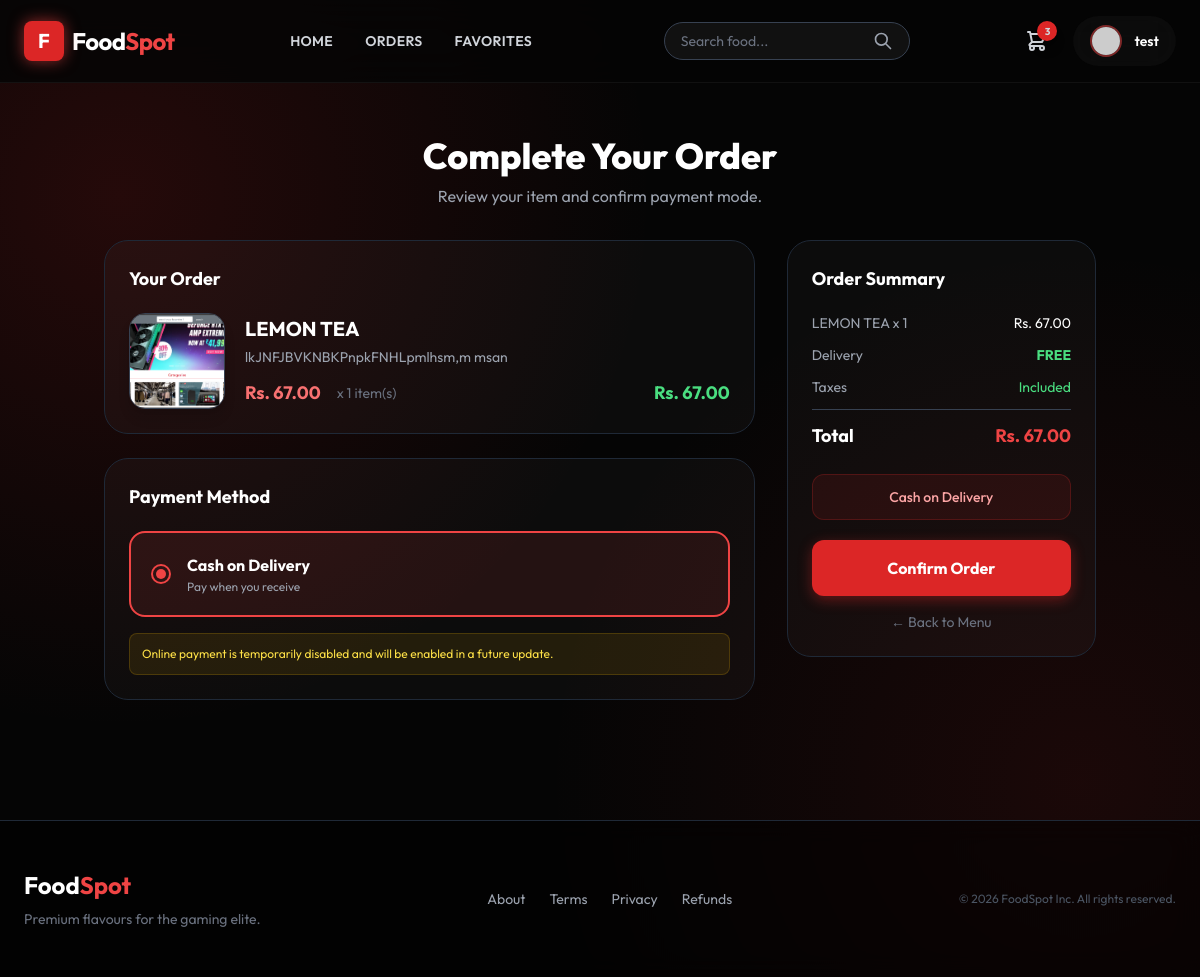
Screenshot of /buy/5/ (signed in) with the database file from the repository.
### menu/models.py (models this page shows, shortened)
class Product(models.Model):
    category = models.ForeignKey(Category, on_delete=models.CASCADE)
    name = models.CharField(max_length=150, null=False, blank=False)
    product_image = models.ImageField(upload_to='images', null=True, blank=True)
    quantity = models.IntegerField(null=False, blank=False, default=0)
    original_price = models.DecimalField(max_digits=10, decimal_places=2, null=False)
    selling_price = models.DecimalField(max_digits=10, decimal_places=2, null=False)
    description = models.TextField(max_length=300, null=False)
    is_veg = models.BooleanField(default=False)

### menu/views.py (the view, shortened to what this page needs)
# urls.py: path("buy/<int:pk>/", BuyNowView.as_view(), name="buy"),
@method_decorator(signin_required, name="dispatch")
@method_decorator(never_cache, name="dispatch")
class BuyNowView(View):
    def get(self, request, pk):
        product = get_object_or_404(Product, id=pk)
        try:
            qty = int(request.GET.get('qty', 1))
            if qty < 1:
                qty = 1
        except ValueError:
            qty = 1
        if product.quantity < qty:
            messages.error(request, f"Only {product.quantity} units available")
            return redirect("product_detail", pk=pk)
        form = UserOrderForm()
        total_price = product.selling_price * qty
        return render(request, "menu/buy.html", {
            "product": product,
            "form": form,
            "qty": qty,
            "total_price": total_price
        })

### menu/forms.py
class UserOrderForm(forms.Form):
    pass

### menu/views.py (called while the page is built)
def signin_required(fn):
    def wrapper(request, *args, **kwargs):
        if not request.user.is_authenticated:
            return redirect("login")
        return fn(request, *args, **kwargs)
    return wrapper

### menu/templates/menu/buy.html (shortened to what this page needs)
{% extends 'menu/base.html' %}
{% block content %}
<div class="max-w-5xl mx-auto py-10 px-4">
    <div class="mb-8 text-center">
        <h2 class="text-4xl font-extrabold text-white mb-2">Complete Your Order</h2>
        <p class="text-gray-400">Review your item and confirm payment mode.</p>
    </div>
    <form method="POST" id="buy-form">
        <div class="grid grid-cols-1 lg:grid-cols-3 gap-8">
            <div class="lg:col-span-2 space-y-6">
                <div class="glass rounded-3xl p-6 border border-gray-800">
                    <h3 class="text-lg font-bold text-white mb-5">Your Order</h3>
                    <div class="flex items-center gap-5">
                        {% if product.product_image %}
                        <img src="{{ product.product_image.url }}" class="w-24 h-24 object-cover rounded-2xl border border-gray-700 shadow-lg flex-shrink-0" alt="{{ product.name }}">
                        {% else %}
                        <div class="w-24 h-24 bg-gray-800 rounded-2xl flex items-center justify-center flex-shrink-0">
                            <span class="text-4xl">Food</span>
                        </div>
                        {% endif %}
                        <div class="flex-1">
                            <h4 class="text-xl font-bold text-white">{{ product.name }}</h4>
                            <p class="text-gray-400 text-sm mt-1">{{ product.description|truncatechars:80 }}</p>
                            <div class="flex items-center gap-4 mt-3">
                                <span class="text-lg text-red-400 font-bold">Rs. {{ product.selling_price }}</span>
                                <span class="text-gray-500 text-sm">x {{ qty }} item(s)</span>
                                <span class="ml-auto text-green-400 font-bold text-lg">Rs. {{ total_price }}</span>
                            </div>
                        </div>
                    </div>
                </div>
                <div class="glass rounded-3xl p-6 border border-gray-800">
                    <h3 class="text-lg font-bold text-white mb-5">Payment Method</h3>
                    <div class="border-2 border-red-500 bg-red-500/10 rounded-2xl p-5 flex items-center gap-4">
                        <div class="w-5 h-5 rounded-full border-2 border-red-500 flex items-center justify-center">
                            <div class="w-2.5 h-2.5 rounded-full bg-red-500"></div>
                        </div>
                        <div>
                            <p class="text-white font-bold">Cash on Delivery</p>
                            <p class="text-gray-400 text-xs mt-0.5">Pay when you receive</p>
                        </div>
                    </div>
                    <div class="mt-4 text-xs text-yellow-300 bg-yellow-500/10 border border-yellow-500/20 rounded-lg p-3">
                        Online payment is temporarily disabled and will be enabled in a future update.
                    </div>
                </div>
            </div>
            <div class="lg:col-span-1">
                <div class="glass p-6 rounded-3xl border border-gray-800 sticky top-24">
                    <h3 class="text-lg font-bold text-white mb-5">Order Summary</h3>
                    <div class="space-y-3 mb-6">
                        <div class="flex justify-between text-sm text-gray-400">
                            <span>{{ product.name }} x {{ qty }}</span>
                            <span class="text-white">Rs. {{ total_price }}</span>
                        </div>
                        <div class="flex justify-between text-sm text-gray-400">
                            <span>Delivery</span>
                            <span class="text-green-400 font-bold">FREE</span>
                        </div>
                        <div class="flex justify-between text-sm text-gray-400">
                            <span>Taxes</span>
                            <span class="text-green-400">Included</span>
                        </div>
                        <div class="border-t border-gray-700 pt-3 flex justify-between text-lg font-bold">
                            <span class="text-white">Total</span>
                            <span class="text-red-500">Rs. {{ total_price }}</span>
                        </div>
                    </div>
                    <div class="mb-5 bg-red-900/20 border border-red-900/50 rounded-xl p-3 text-center text-sm font-medium text-red-300">
                        Cash on Delivery
                    </div>
                    <button type="submit"
                        class="w-full bg-red-600 hover:bg-red-700 text-white font-bold py-4 rounded-xl shadow-[0_4px_14px_0_rgba(220,38,38,0.4)] hover:shadow-[0_6px_20px_rgba(220,38,38,0.3)] hover:-translate-y-0.5 transition ease-in-out">
                        Confirm Order
                    </button>
                    <a href="{% url 'home' %}" class="block text-center text-gray-500 hover:text-white transition text-sm mt-4">
                        &larr; Back to Menu
                    </a>
                </div>
            </div>
        </div>
    </form>
</div>
{% endblock %}

### menu/templates/menu/base.html (shortened to what this page needs)
{% load static %}
<!DOCTYPE html>
<html lang="en">
<head>
    <script src="https://cdn.tailwindcss.com"></script>
</head>
<body class="flex flex-col min-h-screen">
    {% block navbar %}
    <nav class="glass-nav fixed w-full z-50 transition-all duration-300">
        <div class="max-w-7xl mx-auto px-6 py-4 flex justify-between items-center">
            <a href="{% url 'home' %}" class="flex items-center gap-2 group">
                <div
                    class="w-10 h-10 bg-red-600 rounded-lg flex items-center justify-center transform group-hover:rotate-12 transition duration-300 shadow-[0_0_15px_rgba(239,68,68,0.6)]">
                    <span class="text-white font-bold text-xl">F</span>
                </div>
                <span class="text-2xl font-bold tracking-tight group-hover:text-red-500 transition">Food<span
                        class="text-red-500">Spot</span></span>
            </a>
            {% if user.is_authenticated %}
            <div class="hidden md:flex items-center space-x-8 text-sm font-semibold uppercase tracking-wide">
                <a href="{% url 'home' %}" class="relative group text-gray-300 hover:text-white transition">
                    Home
                </a>
                <a href="{% url 'my_orders' %}" class="relative group text-gray-300 hover:text-white transition">
                    Orders
                </a>
                <a href="{% url 'favorites' %}" class="relative group text-gray-300 hover:text-white transition">
                    Favorites
                </a>
            </div>
            {% endif %}
            {% block search_bar %}
            <form action="{% url 'search' %}" method="GET"
                class="search-form relative hidden md:flex items-center bg-white/5 border border-gray-700 rounded-full px-4 py-2 ml-4 focus-within:border-red-500/50 focus-within:bg-white/10 transition">
                <input type="text" name="q" placeholder="Search food..." autocomplete="off"
                    class="search-input bg-transparent border-none text-sm text-white placeholder-gray-500 focus:outline-none w-48">
                <button type="submit" class="text-gray-400 hover:text-white transition">
                    <svg xmlns="http://www.w3.org/2000/svg" class="h-5 w-5" fill="none" viewBox="0 0 24 24"
                        stroke="currentColor">
                        <path stroke-linecap="round" stroke-linejoin="round" stroke-width="2"
                            d="M21 21l-6-6m2-5a7 7 0 11-14 0 7 7 0 0114 0z" />
                    </svg>
                </button>
            </form>
            {% endblock %}
            <div class="flex items-center space-x-6">
                {% if user.is_authenticated %}
                <a href="{% url 'cart' %}" class="relative group text-gray-300 hover:text-white transition">
                    {% if user.cart_set.count > 0 %}
                    <span
                        class="absolute -top-2 -right-2 bg-red-600 text-[10px] w-5 h-5 flex items-center justify-center rounded-full font-bold shadow-lg animate-bounce">
                        {{ user.cart_set.count }}
                    </span>
                    {% endif %}
                </a>
                {% endif %}
                {% if user.is_authenticated %}
                <a href="{% url 'profile' %}"
                    class="flex items-center gap-3 glass px-4 py-2 rounded-full hover:bg-white/10 transition border-transparent hover:border-red-500/30 group">
                    <div
                        class="w-8 h-8 rounded-full overflow-hidden border-2 border-red-500/50 group-hover:border-red-500 transition">
                        {% if user.profile.profile_pic %}
                        <img src="{{ user.profile.profile_pic.url }}" class="w-full h-full object-cover">
                        {% else %}
                        <img src="https://ui-avatars.com/api/?name={{ user.username }}&background=1f2937&color=fff"
                            class="w-full h-full object-cover">
                        {% endif %}
                    </div>
                    <span class="hidden md:block font-semibold text-sm">{{ user.username }}</span>
                </a>
                {% else %}
                <a href="{% url 'login' %}"
                    class="bg-red-600 hover:bg-red-700 text-white text-sm font-bold px-6 py-2.5 rounded-full shadow-[0_4px_14px_0_rgba(220,38,38,0.39)] hover:shadow-[0_6px_20px_rgba(220,38,38,0.23)] hover:-translate-y-0.5 transition ease-in-out">
                    Login
                </a>
                {% endif %}
            </div>
        </div>
    </nav>
    {% endblock %}
    <main class="flex-grow {% block main_padding_class %}pt-24{% endblock %} px-4 sm:px-6 lg:px-8 max-w-7xl mx-auto w-full fade-in">
        {% block content %}
        {% endblock %}
    </main>
    <footer class="mt-20 border-t border-gray-800 bg-black/50 backdrop-blur-md">
        <div class="max-w-7xl mx-auto py-12 px-6">
            <div class="flex flex-col md:flex-row justify-between items-center gap-6">
                <div class="text-center md:text-left">
                    <h3 class="text-2xl font-bold text-white mb-2">Food<span class="text-red-500">Spot</span></h3>
                    <p class="text-gray-500 text-sm">Premium flavours for the gaming elite.</p>
                </div>
                <div class="flex space-x-6 text-sm text-gray-400">
                    <a href="{% url 'about_us' %}" class="hover:text-red-500 transition">About</a>
                    <a href="{% url 'terms' %}" class="hover:text-red-500 transition">Terms</a>
                    <a href="{% url 'privacy' %}" class="hover:text-red-500 transition">Privacy</a>
                    <a href="{% url 'refund' %}" class="hover:text-red-500 transition">Refunds</a>
                </div>
                <p class="text-gray-600 text-xs">© 2026 FoodSpot Inc. All rights reserved.</p>
            </div>
        </div>
    </footer>
</body>
</html>

### menu/templates/menu/base.html (style rules this page uses)
:root { --theme-bg: #050505; --theme-surface: #0b0b0f; --theme-surface-2: #12121a; --theme-border: rgba(255, 255, 255, 0.08); --theme-red: #ef4444; --theme-red-soft: rgba(239, 68, 68, 0.22); --theme-green: #22c55e; --theme-text: #f8fafc; --theme-muted: #94a3b8; }
body { font-family: 'Outfit', sans-serif; background-color: var(--theme-bg); background-image: radial-gradient(circle at 10% 20%, rgba(220, 38, 38, 0.15) 0%, transparent 40%), radial-gradient(circle at 90% 80%, rgba(220, 38, 38, 0.1) 0%, transparent 40%); color: #fff; overflow-x: hidden; }
.glass { background: rgba(255, 255, 255, 0.03); backdrop-filter: blur(16px); -webkit-backdrop-filter: blur(16px); border: 1px solid rgba(255, 255, 255, 0.08); }
.glass-nav { background: rgba(5, 5, 5, 0.85); backdrop-filter: blur(20px); border-bottom: 1px solid rgba(255, 255, 255, 0.05); }
.fade-in { animation: fadeIn 0.6s ease-out forwards; opacity: 0; transform: translateY(10px); }

### rows the page displays
Product: product_image (picture), name "LEMON TEA", description "lkJNFJBVKNBKPnpkFNHLpmlhsm,m msan", selling_price "67.00"

### other values shown
{{ user.cart_set.count }} "3"
{{ user.username }} "test"
{{ qty }} "1"
{{ total_price }} "67.00"
